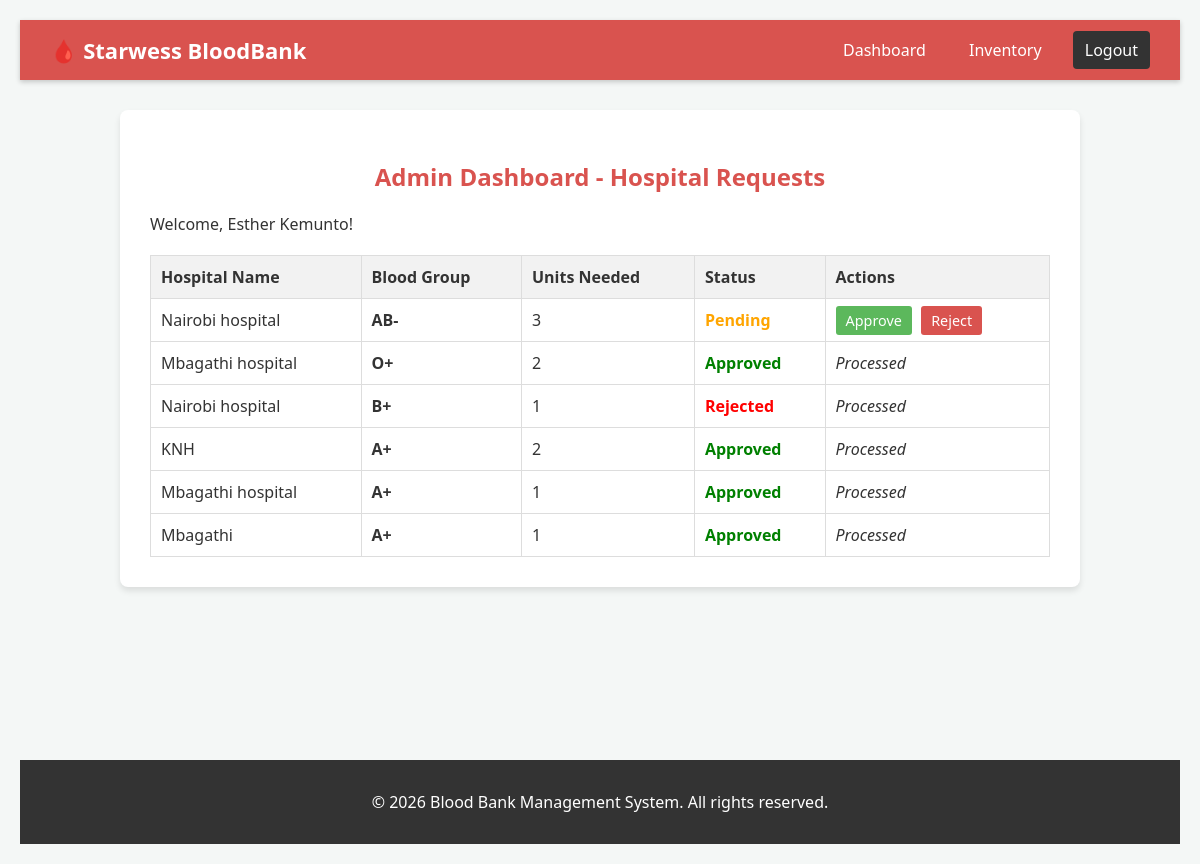
/admin_dashboard.php (signed in), run on the app's committed database.
### tables this page shows
CREATE TABLE `hospital_requests` (
  `id` int(11) NOT NULL,
  `hospital_name` varchar(150) NOT NULL,
  `blood_group` varchar(5) NOT NULL,
  `units_requested` int(11) NOT NULL,
  `status` enum('pending','approved','rejected') DEFAULT 'pending',
  `request_date` timestamp NOT NULL DEFAULT current_timestamp()
);

### admin_dashboard.php (the view, shortened to what this page needs)
<?php
require_once 'config.php';
$stmt = $pdo->query("SELECT * FROM hospital_requests ORDER BY request_date DESC");
$requests = $stmt->fetchAll();
require_once 'header.php';
?>
<div class="container" style="max-width: 900px;">
    <h2>Admin Dashboard - Hospital Requests</h2>
    <p>Welcome, <?php echo htmlspecialchars($_SESSION['full_name']); ?>!</p>
    <table style="width: 100%; border-collapse: collapse; margin-top: 20px;">
        <tr>
            <th style="padding: 10px; border: 1px solid #ddd; background-color: #f2f2f2; text-align: left;">Hospital Name</th>
            <th style="padding: 10px; border: 1px solid #ddd; background-color: #f2f2f2; text-align: left;">Blood Group</th>
            <th style="padding: 10px; border: 1px solid #ddd; background-color: #f2f2f2; text-align: left;">Units Needed</th>
            <th style="padding: 10px; border: 1px solid #ddd; background-color: #f2f2f2; text-align: left;">Status</th>
            <th style="padding: 10px; border: 1px solid #ddd; background-color: #f2f2f2; text-align: left;">Actions</th>
        </tr>
        <?php foreach ($requests as $req): ?>
        <tr>
            <td style="padding: 10px; border: 1px solid #ddd;"><?php echo htmlspecialchars($req['hospital_name']); ?></td>
            <td style="padding: 10px; border: 1px solid #ddd;"><strong><?php echo htmlspecialchars($req['blood_group']); ?></strong></td>
            <td style="padding: 10px; border: 1px solid #ddd;"><?php echo htmlspecialchars($req['units_requested']); ?></td>
            <td style="padding: 10px; border: 1px solid #ddd;">
                <?php
                    if ($req['status'] == 'approved') {
                        echo "<span style='color: green; font-weight: bold;'>Approved</span>";
                    } elseif ($req['status'] == 'rejected') {
                        echo "<span style='color: red; font-weight: bold;'>Rejected</span>";
                    } else {
                        echo "<span style='color: orange; font-weight: bold;'>Pending</span>";
                    }
                ?>
            </td>
            <td style="padding: 10px; border: 1px solid #ddd;">
                <?php if ($req['status'] == 'pending'): ?>
                    <a href="?action=approve&id=<?php echo $req['id']; ?>" style="background-color: #5cb85c; color: white; padding: 5px 10px; text-decoration: none; border-radius: 3px; font-size: 0.9em;">Approve</a>
                    <a href="?action=reject&id=<?php echo $req['id']; ?>" style="background-color: #d9534f; color: white; padding: 5px 10px; text-decoration: none; border-radius: 3px; font-size: 0.9em; margin-left: 5px;">Reject</a>
                <?php else: ?>
                    <em>Processed</em>
                <?php endif; ?>
            </td>
        </tr>
        <?php endforeach; ?>
    </table>
</div>
<?php
require_once 'footer.php';
?>

### header.php (shortened to what this page needs)
<!DOCTYPE html>
<html lang="en">
<head>
    <link rel="stylesheet" href="style.css">
</head>
<body>
<nav class="navbar">
    <div class="nav-brand">
        <a href="index.php" style="color: white; text-decoration: none;">🩸 Starwess BloodBank</a>
    </div>
    <div class="nav-items">
        <?php if (isset($_SESSION['user_id'])): ?>
            <?php if ($_SESSION['role'] == 'admin'): ?>
                <a href="admin_dashboard.php">Dashboard</a>
                <a href="inventory.php">Inventory</a>
            <?php else: ?>
                <a href="user_profile.php">My Profile</a>
            <?php endif; ?>
            <a href="logout.php" class="btn-logout">Logout</a>
        <?php else: ?>
            <?php endif; ?>
    </div>
</nav>
<div class="main-content">

### footer.php (shortened to what this page needs)
</div> <footer class="footer">
    <p>&copy; <?php echo date("Y"); ?> Blood Bank Management System. All rights reserved.</p>
</footer>
</body>
</html>

### style.css (style rules this page uses)
body { font-family: 'Segoe UI', Tahoma, Geneva, Verdana, sans-serif; background-color: #f4f7f6; margin: 0; padding: 20px; color: #333; }
.container { max-width: 600px; margin: 0 auto; background: #fff; padding: 30px; border-radius: 8px; box-shadow: 0 4px 6px rgba(0,0,0,0.1); }
h2 { color: #d9534f; text-align: center; }
.navbar { background-color: #d9534f; display: flex; justify-content: space-between; align-items: center; padding: 15px 30px; color: white; box-shadow: 0 2px 5px rgba(0,0,0,0.2); }
.nav-brand { font-size: 22px; font-weight: bold; }
.nav-items a { color: white; text-decoration: none; margin-left: 15px; font-size: 16px; padding: 8px 12px; border-radius: 4px; transition: background 0.3s; }
.btn-logout { background-color: #333; }
.main-content { padding: 30px 20px; min-height: 75vh; }
.footer { text-align: center; padding: 15px; background-color: #333; color: white; margin-top: 20px; }

### data on the page
hospital_requests: hospital_name "Nairobi hospital", blood_group "AB-", units_requested "3", status "Pending"
hospital_requests: hospital_name "Mbagathi hospital", blood_group "O+", units_requested "2", status "Approved"
hospital_requests: hospital_name "Nairobi hospital", blood_group "B+", units_requested "1", status "Rejected"
hospital_requests: hospital_name "KNH", blood_group "A+", units_requested "2", status "Approved"
hospital_requests: hospital_name "Mbagathi hospital", blood_group "A+", units_requested "1", status "Approved"
hospital_requests: hospital_name "Mbagathi", blood_group "A+", units_requested "1", status "Approved"

### other printed values
$_SESSION['full_name'] "Esther Kemunto"
